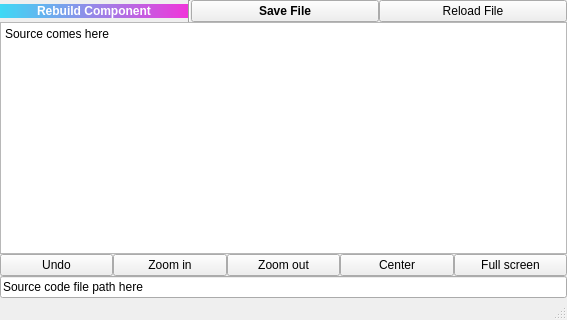
<?xml version="1.0" encoding="UTF-8"?>
<ui version="4.0">
 <class>EditSource</class>
 <widget class="QMainWindow" name="EditSource">
  <property name="geometry">
   <rect>
    <x>0</x>
    <y>0</y>
    <width>567</width>
    <height>320</height>
   </rect>
  </property>
  <property name="windowTitle">
   <string>Edit source code</string>
  </property>
  <widget class="QWidget" name="centralwidget">
   <layout class="QVBoxLayout" name="verticalLayout">
    <property name="spacing">
     <number>0</number>
    </property>
    <property name="leftMargin">
     <number>0</number>
    </property>
    <property name="topMargin">
     <number>0</number>
    </property>
    <property name="rightMargin">
     <number>0</number>
    </property>
    <property name="bottomMargin">
     <number>0</number>
    </property>
    <item>
     <layout class="QHBoxLayout" name="horizontalLayout">
      <item>
       <widget class="QPushButton" name="btn_rebuild">
        <property name="font">
         <font>
          <weight>75</weight>
          <bold>true</bold>
         </font>
        </property>
        <property name="styleSheet">
         <string notr="true">background-color: qlineargradient(spread:pad, x1:0, y1:0, x2:1, y2:0, stop:0 rgb(61, 217, 245), stop:1 rgb(240, 53, 218));
border-style: solid;
border-radius:21px;
font-weight: bold;
color: rgb(255, 255, 255);</string>
        </property>
        <property name="text">
         <string>Rebuild Component</string>
        </property>
        <property name="icon">
         <iconset resource="main_window_rc.qrc">
          <normaloff>:/rebuild</normaloff>:/rebuild</iconset>
        </property>
        <property name="iconSize">
         <size>
          <width>20</width>
          <height>20</height>
         </size>
        </property>
        <property name="shortcut">
         <string>Ctrl+R, Meta+R</string>
        </property>
       </widget>
      </item>
      <item>
       <widget class="Line" name="line">
        <property name="orientation">
         <enum>Qt::Vertical</enum>
        </property>
       </widget>
      </item>
      <item>
       <widget class="QPushButton" name="btn_save">
        <property name="font">
         <font>
          <weight>75</weight>
          <bold>true</bold>
         </font>
        </property>
        <property name="text">
         <string>Save File</string>
        </property>
        <property name="icon">
         <iconset resource="main_window_rc.qrc">
          <normaloff>:/save</normaloff>:/save</iconset>
        </property>
        <property name="iconSize">
         <size>
          <width>20</width>
          <height>20</height>
         </size>
        </property>
        <property name="shortcut">
         <string>Ctrl+S, Meta+S</string>
        </property>
       </widget>
      </item>
      <item>
       <widget class="QPushButton" name="btn_reload">
        <property name="text">
         <string>Reload File</string>
        </property>
        <property name="icon">
         <iconset resource="main_window_rc.qrc">
          <normaloff>:/refresh</normaloff>:/refresh</iconset>
        </property>
        <property name="iconSize">
         <size>
          <width>20</width>
          <height>20</height>
         </size>
        </property>
       </widget>
      </item>
     </layout>
    </item>
    <item>
     <widget class="MetalSourceEditor" name="src_editor">
      <property name="plainText">
       <string>Source comes here</string>
      </property>
     </widget>
    </item>
    <item>
     <layout class="QHBoxLayout" name="horizontalLayout_3">
      <property name="spacing">
       <number>-1</number>
      </property>
      <property name="leftMargin">
       <number>0</number>
      </property>
      <property name="topMargin">
       <number>0</number>
      </property>
      <property name="bottomMargin">
       <number>0</number>
      </property>
      <item>
       <widget class="QPushButton" name="undo">
        <property name="text">
         <string>Undo</string>
        </property>
        <property name="icon">
         <iconset resource="main_window_rc.qrc">
          <normaloff>:/delete</normaloff>:/delete</iconset>
        </property>
       </widget>
      </item>
      <item>
       <widget class="QPushButton" name="zoomin">
        <property name="text">
         <string>Zoom in</string>
        </property>
        <property name="icon">
         <iconset resource="main_window_rc.qrc">
          <normaloff>:/plot/zoom</normaloff>:/plot/zoom</iconset>
        </property>
       </widget>
      </item>
      <item>
       <widget class="QPushButton" name="zoomout">
        <property name="text">
         <string>Zoom out</string>
        </property>
        <property name="icon">
         <iconset resource="main_window_rc.qrc">
          <normaloff>:/plot/zoom</normaloff>:/plot/zoom</iconset>
        </property>
       </widget>
      </item>
      <item>
       <widget class="QPushButton" name="center">
        <property name="text">
         <string>Center</string>
        </property>
        <property name="icon">
         <iconset resource="main_window_rc.qrc">
          <normaloff>:/options</normaloff>:/options</iconset>
        </property>
       </widget>
      </item>
      <item>
       <widget class="QPushButton" name="full_screen">
        <property name="text">
         <string>Full screen</string>
        </property>
        <property name="icon">
         <iconset resource="main_window_rc.qrc">
          <normaloff>:/plot/autozoom</normaloff>:/plot/autozoom</iconset>
        </property>
       </widget>
      </item>
     </layout>
    </item>
    <item>
     <widget class="QLineEdit" name="lineSrcPath">
      <property name="text">
       <string>Source code file path here</string>
      </property>
      <property name="readOnly">
       <bool>true</bool>
      </property>
     </widget>
    </item>
   </layout>
  </widget>
  <widget class="QMenuBar" name="menubar">
   <property name="geometry">
    <rect>
     <x>0</x>
     <y>0</y>
     <width>567</width>
     <height>22</height>
    </rect>
   </property>
  </widget>
  <widget class="QStatusBar" name="statusBar"/>
 </widget>
 <customwidgets>
  <customwidget>
   <class>MetalSourceEditor</class>
   <extends>QPlainTextEdit</extends>
   <header>.widgets.source_editor</header>
   <slots>
    <slot>save_file()</slot>
    <slot>reload_file()</slot>
    <slot>rebuild_components()</slot>
   </slots>
  </customwidget>
 </customwidgets>
 <resources>
  <include location="main_window_rc.qrc"/>
 </resources>
 <connections>
  <connection>
   <sender>btn_save</sender>
   <signal>clicked()</signal>
   <receiver>src_editor</receiver>
   <slot>save_file()</slot>
   <hints>
    <hint type="sourcelabel">
     <x>291</x>
     <y>35</y>
    </hint>
    <hint type="destinationlabel">
     <x>314</x>
     <y>149</y>
    </hint>
   </hints>
  </connection>
  <connection>
   <sender>btn_reload</sender>
   <signal>clicked()</signal>
   <receiver>src_editor</receiver>
   <slot>reload_file()</slot>
   <hints>
    <hint type="sourcelabel">
     <x>499</x>
     <y>38</y>
    </hint>
    <hint type="destinationlabel">
     <x>498</x>
     <y>106</y>
    </hint>
   </hints>
  </connection>
  <connection>
   <sender>undo</sender>
   <signal>clicked()</signal>
   <receiver>src_editor</receiver>
   <slot>undo()</slot>
   <hints>
    <hint type="sourcelabel">
     <x>89</x>
     <y>516</y>
    </hint>
    <hint type="destinationlabel">
     <x>128</x>
     <y>292</y>
    </hint>
   </hints>
  </connection>
  <connection>
   <sender>zoomin</sender>
   <signal>clicked()</signal>
   <receiver>src_editor</receiver>
   <slot>zoomIn()</slot>
   <hints>
    <hint type="sourcelabel">
     <x>219</x>
     <y>516</y>
    </hint>
    <hint type="destinationlabel">
     <x>241</x>
     <y>228</y>
    </hint>
   </hints>
  </connection>
  <connection>
   <sender>zoomout</sender>
   <signal>clicked()</signal>
   <receiver>src_editor</receiver>
   <slot>zoomOut()</slot>
   <hints>
    <hint type="sourcelabel">
     <x>349</x>
     <y>516</y>
    </hint>
    <hint type="destinationlabel">
     <x>330</x>
     <y>297</y>
    </hint>
   </hints>
  </connection>
  <connection>
   <sender>center</sender>
   <signal>clicked()</signal>
   <receiver>src_editor</receiver>
   <slot>centerCursor()</slot>
   <hints>
    <hint type="sourcelabel">
     <x>481</x>
     <y>516</y>
    </hint>
    <hint type="destinationlabel">
     <x>428</x>
     <y>277</y>
    </hint>
   </hints>
  </connection>
  <connection>
   <sender>full_screen</sender>
   <signal>clicked()</signal>
   <receiver>EditSource</receiver>
   <slot>showFullScreen()</slot>
   <hints>
    <hint type="sourcelabel">
     <x>619</x>
     <y>516</y>
    </hint>
    <hint type="destinationlabel">
     <x>518</x>
     <y>0</y>
    </hint>
   </hints>
  </connection>
 </connections>
</ui>
